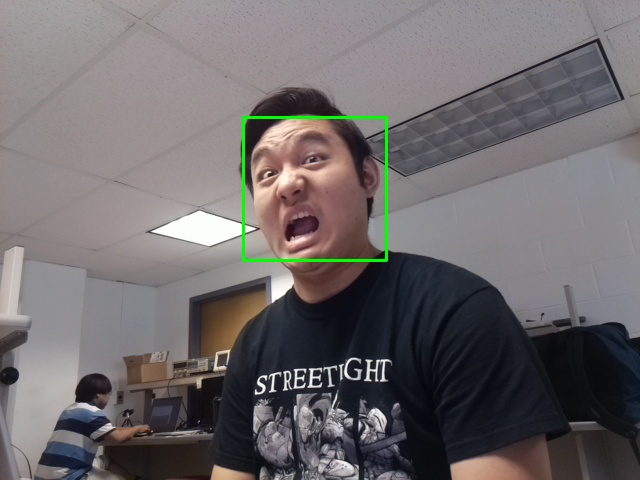
#> input picture Embeded Operating System/Lab_awx2_dm797_ex32/html/img/albert.jpg, 640 x 480 px
$ python -i face_body.py   (imports and definitions only)
#> lines starting #> are read from the running program, lines starting #| are printed output that depends on the picture
# File: face_body.py
# This script detect human face and body using the Haar cascade classifiers.
# The detecting accuracy is relatively low compared to HOG pedestrian detector.
#
# Author: Albert Xu, Ella Xue, and Danna Ma
# Date: May 6, 2017


from picamera import PiCamera
from picamera.array import PiRGBArray

import multiprocessing as mp
import numpy as np
import os
import time
import sys
import cv2

NUM_PROCS = 4


#################################
# Setup
#################################

face_cascade_path = "haarcascade_frontalface_default.xml"
lower_body_cascade_path = "haarcascade_lowerbody.xml"
upper_body_cascade_path = "haarcascade_lowerbody.xml"

# camera initalization
# [1 line that did not run here, left out]
# [1 line that did not run here, left out]
# [1 line that did not run here, left out]
# [1 line that did not run here, left out]

# Haar cascades
face_cascade = cv2.CascadeClassifier(face_cascade_path)
lower_body_cascade = cv2.CascadeClassifier(lower_body_cascade_path)
upper_body_cascade = cv2.CascadeClassifier(upper_body_cascade_path)

proc_rr = 0
begin = 0

# [1 line not run here, left out]


#################################
# Functions
#################################

def face_detect(gray):
	faces = face_cascade.detectMultiScale(
		gray,
		scaleFactor=1.1,
		minNeighbors=5,
		minSize=(30, 30)
	)
	return faces

def lower_body_detect(gray):
	lower_bodies = lower_body_cascade.detectMultiScale(
		gray,
		scaleFactor=1.1,
		minNeighbors=5,
		minSize=(30, 30)
	)
	return lower_bodies

def upper_body_detect(gray):
	upper_bodies = upper_body_cascade.detectMultiScale(
		gray,
		scaleFactor=1.1,
		minNeighbors=5,
		minSize=(30, 30)
	)
	return upper_bodies

def detect(gray):
	faces = face_detect(gray);
	lower_bodies = lower_body_detect(gray);
	upper_bodies = upper_body_detect(gray);
	return faces, lower_bodies, upper_bodies;


#################################
# Main Code
#################################

# [61 lines not run here, left out]

>>> import cv2
>>> picture = cv2.imread('../img/albert.jpg', cv2.IMREAD_GRAYSCALE)
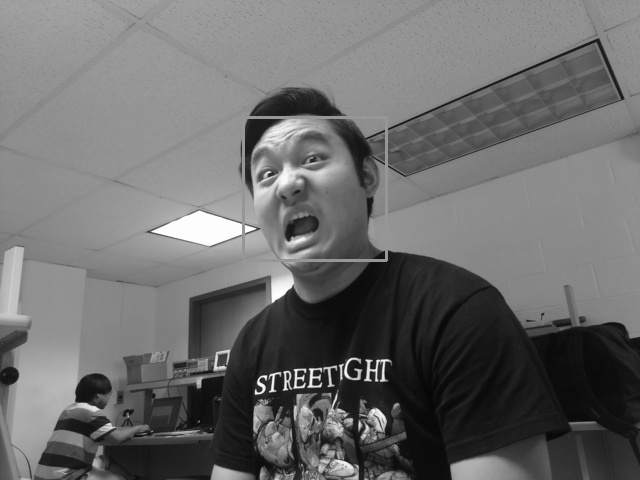
#> picture: shape (480, 640); min 5, max 255, mean 107.7
>>> result = detect(picture)
#> in face_detect, `faces = face_cascade.detectMultiScale( gray, scaleFactor=1.1, minNeigh..`: faces = [[229, 110, 131, 131]]
#> in lower_body_detect, `lower_bodies = lower_body_cascade.detectMultiScale( gray, scaleFactor=..`: lower_bodies = ()
#> result = ([[229, 110, 131, 131]], (), ())

$ run again, on Embeded Operating System/Lab_awx2_dm797_ex32/html/img/body2_meitu_12.jpg
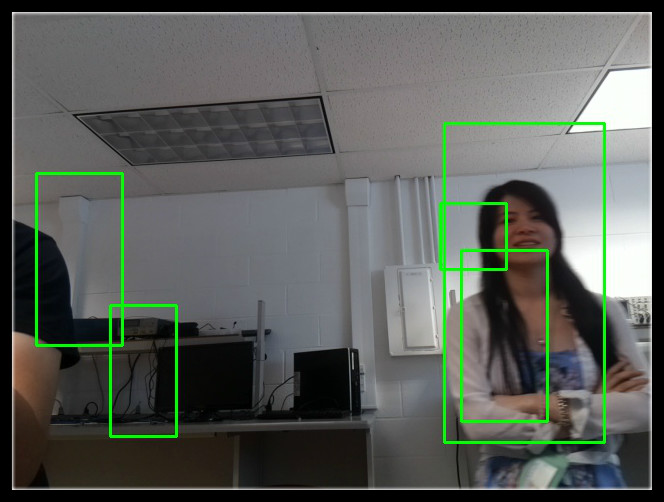
#> input picture Embeded Operating System/Lab_awx2_dm797_ex32/html/img/body2_meitu_12.jpg, 664 x 502 px
#> `picture = cv2.imread('../img/albert.jpg', cv2.IMREAD_GRAYSCALE)`:
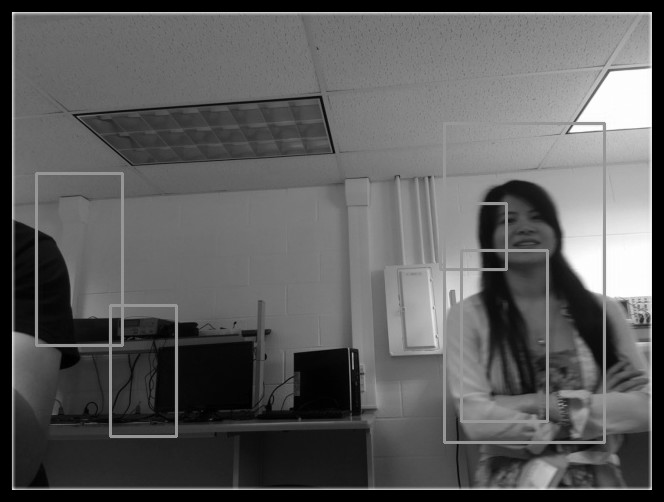
#> picture: shape (502, 664); min 0, max 255, mean 92.6
#> in face_detect, `faces = face_cascade.detectMultiScale( gray, scaleFactor=1.1, minNeigh..`: faces = ()
#> result = ((), (), ())

$ run again, on Embeded Operating System/Lab_awx2_dm797_ex32/html/img/house_meitu.jpg
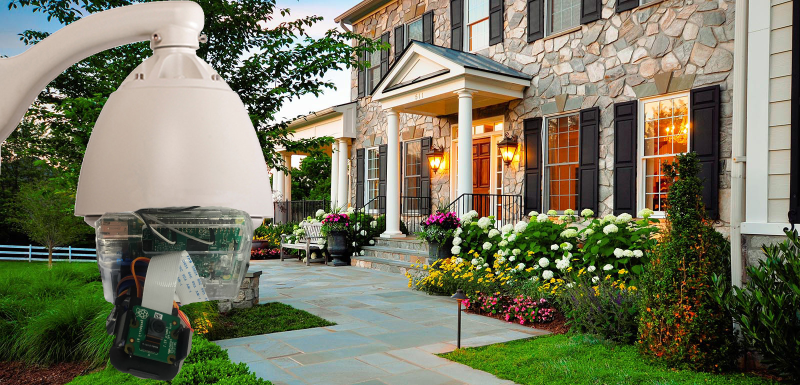
#> input picture Embeded Operating System/Lab_awx2_dm797_ex32/html/img/house_meitu.jpg, 1600 x 770 px (shown at 1/2 size)
#> `picture = cv2.imread('../img/albert.jpg', cv2.IMREAD_GRAYSCALE)`:
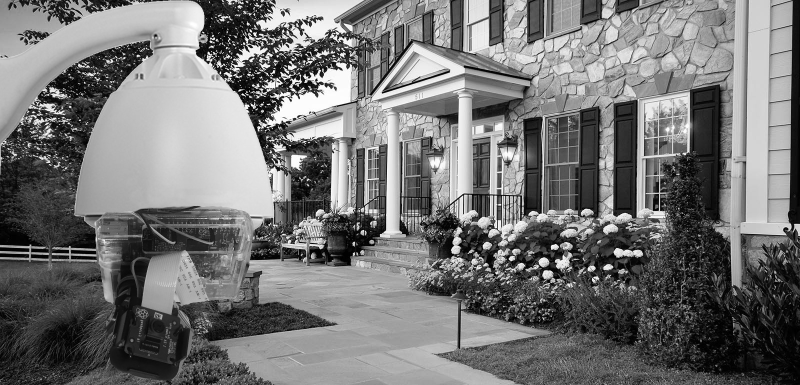
#> picture: shape (770, 1600) (shown at 1/2 size); min 0, max 255, mean 116.5
#> in face_detect, `faces = face_cascade.detectMultiScale( gray, scaleFactor=1.1, minNeigh..`: faces = ()
#> result = ((), (), ())

$ run again, on Embeded Operating System/Lab_awx2_dm797_ex32/html/img/joe.jpg
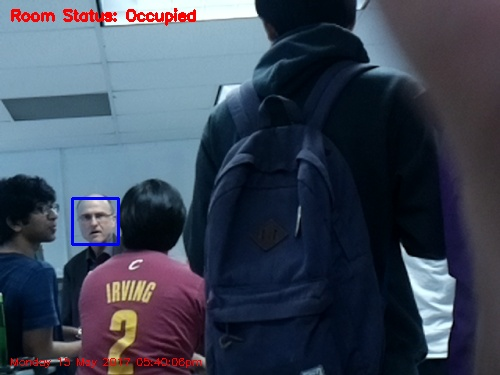
#> input picture Embeded Operating System/Lab_awx2_dm797_ex32/html/img/joe.jpg, 500 x 375 px
#> `picture = cv2.imread('../img/albert.jpg', cv2.IMREAD_GRAYSCALE)`:
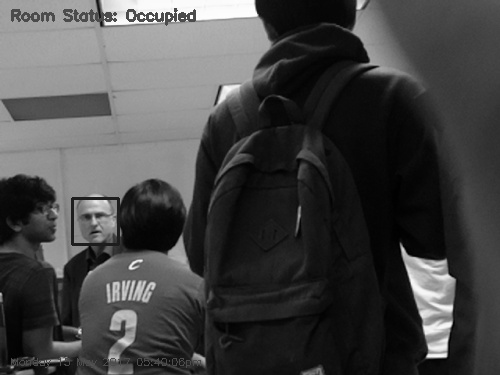
#> picture: shape (375, 500); min 0, max 255, mean 68.9
#> in face_detect, `faces = face_cascade.detectMultiScale( gray, scaleFactor=1.1, minNeigh..`: faces = [[70, 198, 47, 47]]
#> in lower_body_detect, `lower_bodies = lower_body_cascade.detectMultiScale( gray, scaleFactor=..`: lower_bodies = ()
#> result = ([[70, 198, 47, 47]], (), ())
